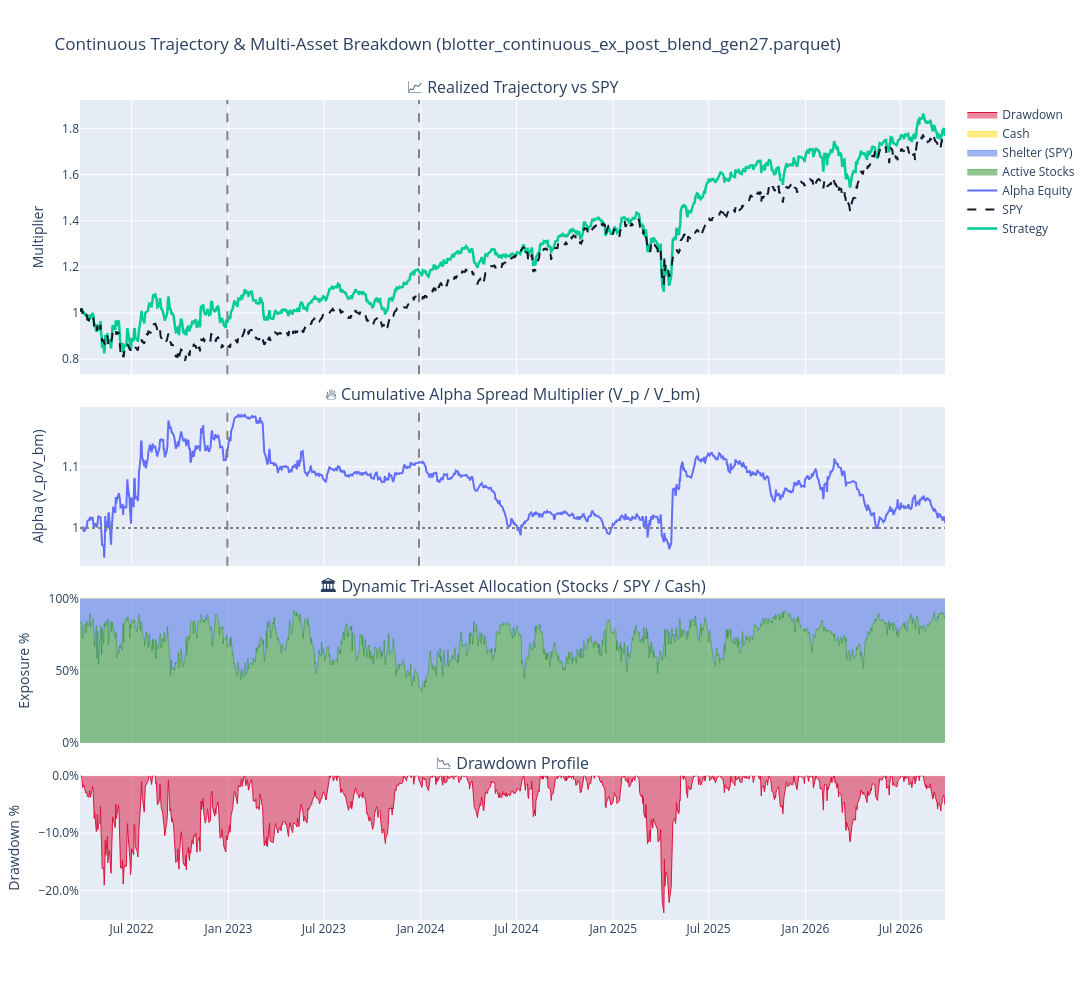

The notebook cell this image was saved under:
### Code cell
# CELL 7: Continuous Trajectory, Multi-Asset Breakdown & Drawdown Timeline
eq_curve = blotter_df["agent_equity"].to_numpy(dtype=float)
bm_curve = blotter_df["bm_equity"].to_numpy(dtype=float)
peaks = np.maximum.accumulate(eq_curve)
dds = (eq_curve - peaks) / np.maximum(peaks, 1e-8)
blotter_df["Drawdown"] = dds

has_alloc = all(
    c in blotter_df.columns
    for c in ["weight_active", "weight_benchmark", "weight_cash"]
)

fig = make_subplots(
    rows=4,
    cols=1,
    shared_xaxes=True,
    vertical_spacing=0.04,
    row_heights=[0.38, 0.22, 0.20, 0.20],
    subplot_titles=(
        f"📈 Realized Trajectory vs {benchmark_name}",
        "🔥 Cumulative Alpha Spread Multiplier (V_p / V_bm)",
        f"🏛️ Dynamic Tri-Asset Allocation (Stocks / {benchmark_name} / Cash)",
        "📉 Drawdown Profile",
    ),
)

# Panel 1: Realized Equity Curves
fig.add_trace(
    go.Scatter(
        x=blotter_df["date"],
        y=blotter_df["agent_equity"],
        mode="lines",
        name="Strategy",
        line=dict(color="#00CC96", width=2.5),
    ),
    row=1,
    col=1,
)
fig.add_trace(
    go.Scatter(
        x=blotter_df["date"],
        y=blotter_df["bm_equity"],
        mode="lines",
        name=benchmark_name,
        line=dict(color="#111827", width=2, dash="dash"),
    ),
    row=1,
    col=1,
)

# Panel 2: Alpha Spread Multiplier
fig.add_trace(
    go.Scatter(
        x=blotter_df["date"],
        y=blotter_df["alpha_equity"],
        mode="lines",
        name="Alpha Equity",
        line=dict(color="#636EFA", width=2.0),
    ),
    row=2,
    col=1,
)
fig.add_hline(y=1.0, line_dash="dot", line_color="gray", row=2, col=1)

# Panel 3: Dynamic Tri-Asset Stacked Area Chart
if has_alloc:
    fig.add_trace(
        go.Scatter(
            x=blotter_df["date"],
            y=blotter_df["weight_active"],
            mode="lines",
            stackgroup="alloc",
            name="Active Stocks",
            line=dict(color="forestgreen", width=0.5),
        ),
        row=3,
        col=1,
    )
    fig.add_trace(
        go.Scatter(
            x=blotter_df["date"],
            y=blotter_df["weight_benchmark"],
            mode="lines",
            stackgroup="alloc",
            name=f"Shelter ({benchmark_name})",
            line=dict(color="royalblue", width=0.5),
        ),
        row=3,
        col=1,
    )
    fig.add_trace(
        go.Scatter(
            x=blotter_df["date"],
            y=blotter_df["weight_cash"],
            mode="lines",
            stackgroup="alloc",
            name="Cash",
            line=dict(color="gold", width=0.5),
        ),
        row=3,
        col=1,
    )
else:
    fig.add_annotation(
        text="⚠️ Tri-Asset allocation telemetry requires constituent seed blotters (not found in output directory)",
        xref="x3",
        yref="y3",
        x=blotter_df["date"].iloc[len(blotter_df) // 2],
        y=0.5,
        showarrow=False,
        font=dict(size=12, color="gray"),
        row=3,
        col=1,
    )

# Panel 4: Underwater Drawdown
fig.add_trace(
    go.Scatter(
        x=blotter_df["date"],
        y=blotter_df["Drawdown"],
        mode="lines",
        fill="tozeroy",
        name="Drawdown",
        line=dict(color="crimson", width=1.0),
    ),
    row=4,
    col=1,
)

# Regime Vertical Markers
for reg in REGIMES[:-1]:
    fig.add_vline(x=reg["end"], line_dash="dash", line_color="gray", row=1, col=1)
    fig.add_vline(x=reg["end"], line_dash="dash", line_color="gray", row=2, col=1)

fig.update_layout(
    height=1000,
    width=1150,
    hovermode="x unified",
    title_text=f"Continuous Trajectory & Multi-Asset Breakdown ({target_file})",
)
fig.update_yaxes(title_text="Multiplier", row=1, col=1)
fig.update_yaxes(title_text="Alpha (V_p/V_bm)", row=2, col=1)
fig.update_yaxes(
    title_text="Exposure %", tickformat=".0%", range=[0, 1.0], row=3, col=1
)
fig.update_yaxes(title_text="Drawdown %", tickformat=".1%", row=4, col=1)
fig.show()

### Figure 1 — Plotly figure (JSON) as saved in the notebook; plotly's stock layout.template omitted (floating-point values rounded to 4 significant figures; data arrays with more than 128 entries replaced by an {"elided": "..."} marker saying what was removed)
{"data": [{"line": {"color": "#00CC96", "width": 2.5}, "mode": "lines", "name": "Strategy", "type": "scatter", "x": {"elided": "1120 str values"}, "xaxis": "x", "y": {"elided": "1120 float values"}, "yaxis": "y"}, {"line": {"color": "#111827", "dash": "dash", "width": 2}, "mode": "lines", "name": "SPY", "type": "scatter", "x": {"elided": "1120 str values"}, "xaxis": "x", "y": {"elided": "1120 float values"}, "yaxis": "y"}, {"line": {"color": "#636EFA", "width": 2}, "mode": "lines", "name": "Alpha Equity", "type": "scatter", "x": {"elided": "1120 str values"}, "xaxis": "x2", "y": {"elided": "1120 float values"}, "yaxis": "y2"}, {"line": {"color": "forestgreen", "width": 0.5}, "mode": "lines", "name": "Active Stocks", "stackgroup": "alloc", "type": "scatter", "x": {"elided": "1120 str values"}, "xaxis": "x3", "y": {"elided": "1120 float values"}, "yaxis": "y3"}, {"line": {"color": "royalblue", "width": 0.5}, "mode": "lines", "name": "Shelter (SPY)", "stackgroup": "alloc", "type": "scatter", "x": {"elided": "1120 str values"}, "xaxis": "x3", "y": {"elided": "1120 float values"}, "yaxis": "y3"}, {"line": {"color": "gold", "width": 0.5}, "mode": "lines", "name": "Cash", "stackgroup": "alloc", "type": "scatter", "x": {"elided": "1120 str values"}, "xaxis": "x3", "y": {"elided": "1120 int values"}, "yaxis": "y3"}, {"fill": "tozeroy", "line": {"color": "crimson", "width": 1}, "mode": "lines", "name": "Drawdown", "type": "scatter", "x": {"elided": "1120 str values"}, "xaxis": "x4", "y": {"elided": "1120 float values"}, "yaxis": "y4"}], "layout": {"annotations": [{"font": {"size": 16}, "showarrow": false, "text": "📈 Realized Trajectory vs SPY", "x": 0.5, "xanchor": "center", "xref": "paper", "y": 1, "yanchor": "bottom", "yref": "paper"}, {"font": {"size": 16}, "showarrow": false, "text": "🔥 Cumulative Alpha Spread Multiplier (V_p / V_bm)", "x": 0.5, "xanchor": "center", "xref": "paper", "y": 0.6256, "yanchor": "bottom", "yref": "paper"}, {"font": {"size": 16}, "showarrow": false, "text": "🏛️ Dynamic Tri-Asset Allocation (Stocks / SPY / Cash)", "x": 0.5, "xanchor": "center", "xref": "paper", "y": 0.392, "yanchor": "bottom", "yref": "paper"}, {"font": {"size": 16}, "showarrow": false, "text": "📉 Drawdown Profile", "x": 0.5, "xanchor": "center", "xref": "paper", "y": 0.176, "yanchor": "bottom", "yref": "paper"}], "height": 1000, "hovermode": "x unified", "shapes": [{"line": {"color": "gray", "dash": "dot"}, "type": "line", "x0": 0, "x1": 1, "xref": "x2 domain", "y0": 1, "y1": 1, "yref": "y2"}, {"line": {"color": "gray", "dash": "dash"}, "type": "line", "x0": "2022-12-30", "x1": "2022-12-30", "xref": "x", "y0": 0, "y1": 1, "yref": "y domain"}, {"line": {"color": "gray", "dash": "dash"}, "type": "line", "x0": "2022-12-30", "x1": "2022-12-30", "xref": "x2", "y0": 0, "y1": 1, "yref": "y2 domain"}, {"line": {"color": "gray", "dash": "dash"}, "type": "line", "x0": "2023-12-29", "x1": "2023-12-29", "xref": "x", "y0": 0, "y1": 1, "yref": "y domain"}, {"line": {"color": "gray", "dash": "dash"}, "type": "line", "x0": "2023-12-29", "x1": "2023-12-29", "xref": "x2", "y0": 0, "y1": 1, "yref": "y2 domain"}], "title": {"text": "Continuous Trajectory & Multi-Asset Breakdown (blotter_continuous_ex_post_blend_gen27.parquet)"}, "width": 1150, "xaxis": {"anchor": "y", "domain": [0, 1], "matches": "x4", "showticklabels": false}, "xaxis2": {"anchor": "y2", "domain": [0, 1], "matches": "x4", "showticklabels": false}, "xaxis3": {"anchor": "y3", "domain": [0, 1], "matches": "x4", "showticklabels": false}, "xaxis4": {"anchor": "y4", "domain": [0, 1]}, "yaxis": {"anchor": "x", "domain": [0.6656, 1], "title": {"text": "Multiplier"}}, "yaxis2": {"anchor": "x2", "domain": [0.432, 0.6256], "title": {"text": "Alpha (V_p/V_bm)"}}, "yaxis3": {"anchor": "x3", "domain": [0.216, 0.392], "range": [0, 1], "tickformat": ".0%", "title": {"text": "Exposure %"}}, "yaxis4": {"anchor": "x4", "domain": [0, 0.176], "tickformat": ".1%", "title": {"text": "Drawdown %"}}}}
